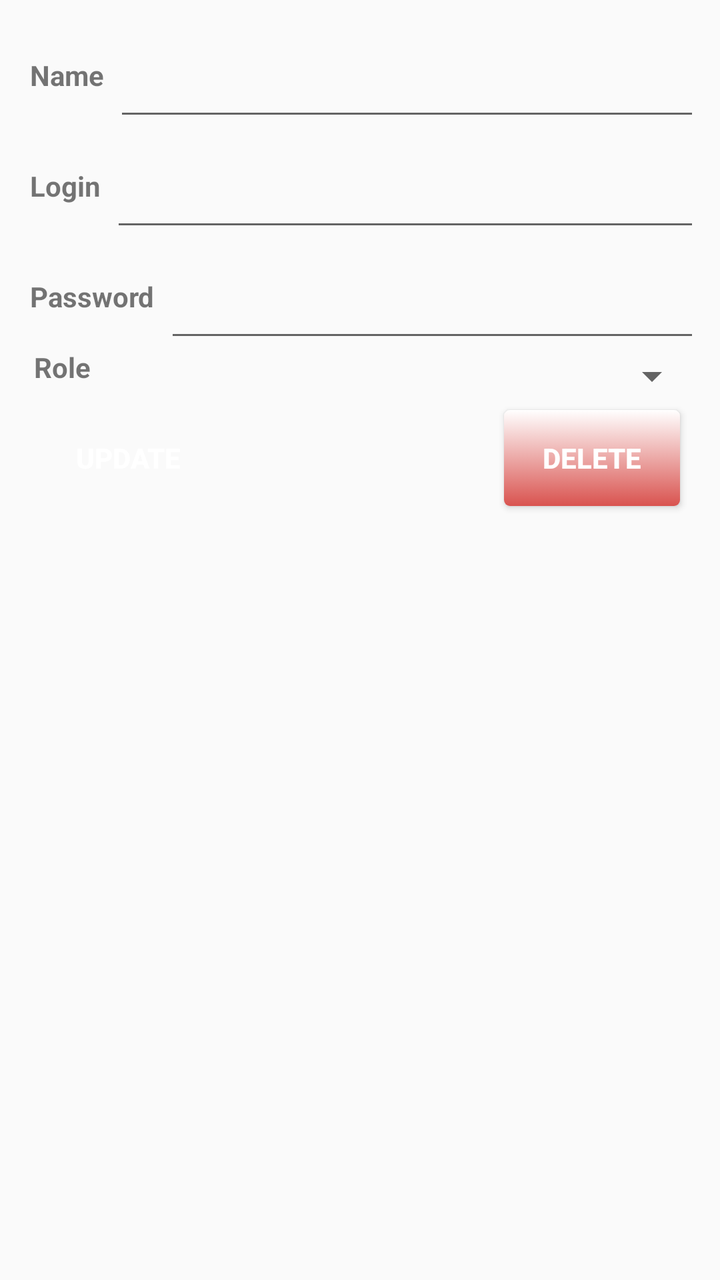
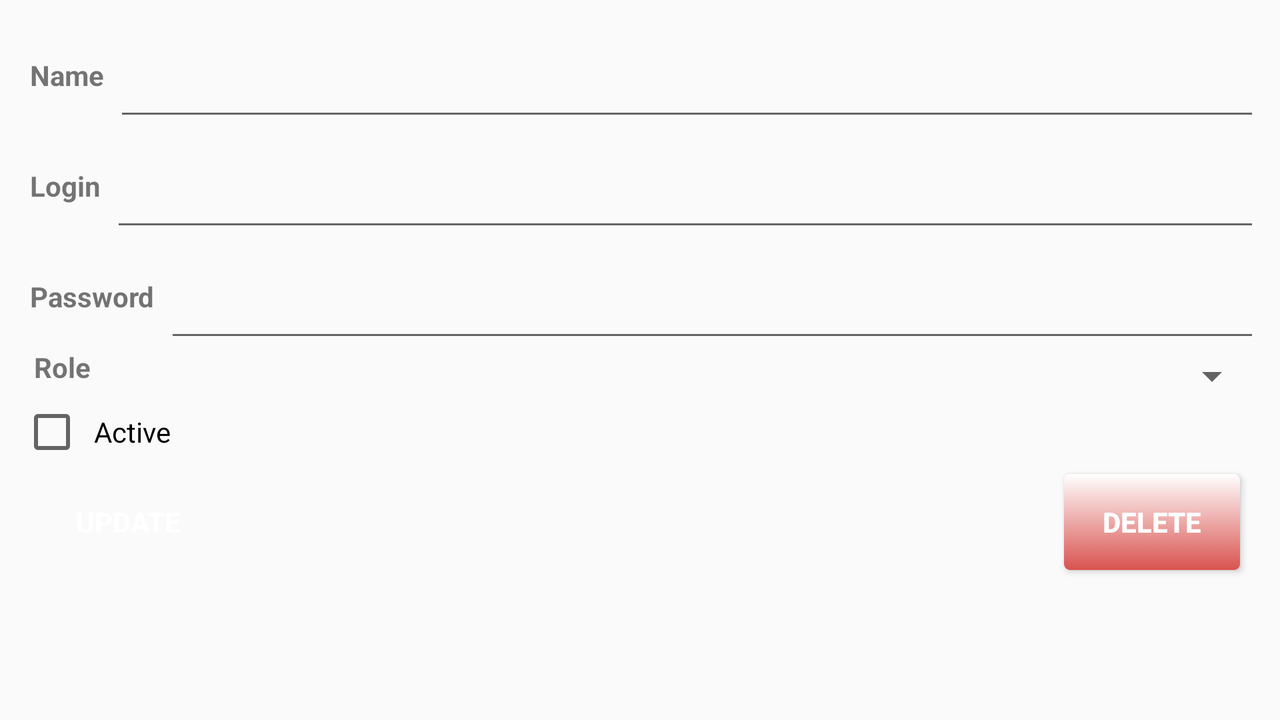

Two renders of one Android screen. The first uses the default layout on a phone; the second uses the alternative layout the repository ships for a different screen configuration, on a matching device. The two XML files are below.
<!-- AndroidManifest.xml: application theme AppTheme.NoActionBar -->
<!-- res/layout/fragment_user.xml -->
<ScrollView xmlns:android="http://schemas.android.com/apk/res/android"
    android:layout_width="fill_parent"
    android:layout_height="fill_parent">

    <RelativeLayout xmlns:android="http://schemas.android.com/apk/res/android"
        xmlns:tools="http://schemas.android.com/tools"
        android:layout_width="match_parent"
        android:layout_height="match_parent"
        android:padding="10dp">

        <EditText
            android:id="@+id/etId"
            android:layout_width="match_parent"
            android:layout_height="wrap_content"
            android:maxLines="2"
            android:minLines="2"
            android:visibility="gone"></EditText>

        <TextView
            android:id="@+id/text_view_nom"
            android:layout_width="wrap_content"
            android:layout_height="wrap_content"
            android:layout_above="@+id/etLogin"
            android:layout_alignParentStart="true"
            android:layout_alignParentTop="true"
            android:gravity="center_vertical"
            android:padding="5dp"
            android:text="@string/lbName"
            android:textStyle="bold" />

        <EditText
            android:id="@+id/etNom"
            android:layout_width="match_parent"
            android:layout_height="wrap_content"
            android:layout_below="@+id/etId"
            android:layout_toRightOf="@+id/text_view_nom"
            android:maxLines="2"
            android:minLines="2"
            android:padding="5dp">

            <requestFocus />
        </EditText>

        <TextView
            android:id="@+id/text_view_login"
            android:layout_width="wrap_content"
            android:layout_height="wrap_content"
            android:layout_above="@+id/etPassword"
            android:layout_below="@+id/text_view_nom"
            android:gravity="center_vertical"
            android:padding="5dp"
            android:text="@string/login"
            android:textStyle="bold" />

        <EditText
            android:id="@+id/etLogin"
            android:layout_width="match_parent"
            android:layout_height="wrap_content"
            android:layout_below="@+id/etNom"
            android:layout_toRightOf="@+id/text_view_login"
            android:maxLines="2"
            android:minLines="2"
            android:padding="5dp"></EditText>

        <TextView
            android:id="@+id/text_view_password"
            android:layout_width="wrap_content"
            android:layout_height="wrap_content"
            android:layout_alignBottom="@+id/etPassword"
            android:layout_below="@+id/text_view_login"
            android:gravity="center_vertical"
            android:padding="5dp"
            android:text="@string/label_password"
            android:textStyle="bold" />

        <EditText
            android:id="@+id/etPassword"
            android:layout_width="match_parent"
            android:layout_height="wrap_content"
            android:layout_below="@+id/etLogin"
            android:layout_toRightOf="@+id/text_view_password"
            android:maxLines="2"
            android:minLines="2"
            android:padding="5dp"></EditText>


        <TextView
            android:id="@+id/text_view_role"
            android:layout_width="wrap_content"
            android:layout_height="wrap_content"
            android:gravity="center_vertical"
            android:padding="7dp"
            android:text="@string/role"
            android:textStyle="bold"
            android:layout_alignBottom="@+id/etRole"
            android:layout_alignParentStart="true"
            android:layout_toStartOf="@+id/etRole" />

        <Spinner
            android:id="@+id/etRole"
            android:layout_width="match_parent"
            android:layout_height="wrap_content"
            android:layout_toEndOf="@+id/text_view_password"
            android:layout_below="@+id/text_view_password"
            android:padding="7dp"
            android:prompt="@string/roles_prompt" />

        <Button
            android:id="@+id/update"
            style="@style/BootstrapButtonInfo"
            android:layout_width="wrap_content"
            android:layout_height="wrap_content"
            android:layout_below="@+id/text_view_role"
            android:text="@string/update"
            android:visibility="visible" />

        <Button
            android:id="@+id/delete"
            style="@style/BootstrapButtonDanger"
            android:layout_width="wrap_content"
            android:layout_height="wrap_content"
            android:layout_alignParentEnd="true"
            android:layout_below="@+id/text_view_role"
            android:text="@string/delete"
            android:visibility="visible" />

    </RelativeLayout>
</ScrollView>
<!-- resources referenced by this layout -->
<resources>
  <string name="delete">Delete</string>
  <string name="label_password">Password</string>
  <string name="lbName">Name</string>
  <string name="login">Login</string>
  <string name="role">Role</string>
  <string name="roles_prompt">Choose a role</string>
  <string name="update">Update</string>
  <style name="BootstrapButtonDanger">
          <item name="android:background">@drawable/button_danger_background_states</item>
          <item name="android:layout_marginLeft">10dp</item>
          <item name="android:layout_marginRight">10dp</item>
          <item name="android:layout_marginTop">5dp</item>
          <item name="android:layout_marginBottom">5dp</item>
          <item name="android:textStyle">bold</item>
          <item name="android:textColor">#FFFFFF</item>
      </style>
  <style name="BootstrapButtonInfo">
          <item name="android:background">@drawable/button_info_background_states</item>
          <item name="android:layout_marginLeft">10dp</item>
          <item name="android:layout_marginRight">10dp</item>
          <item name="android:layout_marginTop">5dp</item>
          <item name="android:layout_marginBottom">5dp</item>
          <item name="android:textStyle">bold</item>
          <item name="android:textColor">#FFFFFF</item>
      </style>
  <style name="AppTheme.NoActionBar">
          <item name="windowActionBar">false</item>
          <item name="windowNoTitle">true</item>
      </style>
  <!-- drawable button_danger_background_states (drawable) -->
  <?xml version="1.0" encoding="utf-8"?>
  <selector xmlns:android="http://schemas.android.com/apk/res/android">
  
      <item android:drawable="@drawable/button_danger_background_enabled" android:state_pressed="true" />
      <item android:drawable="@drawable/button_danger_background_enabled" android:state_enabled="false"/>
      <item android:drawable="@drawable/button_danger_background_enabled" />
  
  </selector>
  <!-- drawable button_info_background_states (drawable) -->
  <?xml version="1.0" encoding="utf-8"?>
  <selector xmlns:android="http://schemas.android.com/apk/res/android">
  
      <item android:drawable="@drawable/button_info_background_pressed" android:state_pressed="true" />
      <item android:drawable="@drawable/button_info_background_disabled" android:state_enabled="false"/>
      <item android:drawable="@drawable/button_info_background_enabled" />
  
  </selector>
  <!-- drawable button_danger_background_enabled (drawable) -->
  <?xml version="1.0" encoding="utf-8"?>
  <shape xmlns:android="http://schemas.android.com/apk/res/android" >
  
      <gradient
          android:angle="270"
          android:endColor="@color/colorDanger"
          android:startColor="@color/colorWhite" />
  
      <corners android:radius="3dp" />
  
  </shape>
  <color name="colorDanger">#d9534f</color>
  <color name="colorWhite">#FFFFFF</color>
</resources>
<!-- res/layout-land/fragment_user.xml (the repository's variant of the layout above) -->
<!-- drawn on the phone turned sideways -->
<ScrollView xmlns:android="http://schemas.android.com/apk/res/android"
    android:layout_width="fill_parent"
    android:layout_height="fill_parent">

    <RelativeLayout xmlns:android="http://schemas.android.com/apk/res/android"
        xmlns:tools="http://schemas.android.com/tools"
        android:layout_width="match_parent"
        android:layout_height="match_parent"
        android:padding="10dp">

        <EditText
            android:id="@+id/etId"
            android:layout_width="match_parent"
            android:layout_height="wrap_content"
            android:maxLines="2"
            android:minLines="2"
            android:visibility="gone"></EditText>

        <TextView
            android:id="@+id/text_view_nom"
            android:layout_width="wrap_content"
            android:layout_height="wrap_content"
            android:layout_above="@+id/etLogin"
            android:layout_alignParentStart="true"
            android:layout_alignParentTop="true"
            android:gravity="center_vertical"
            android:padding="5dp"
            android:text="@string/lbName"
            android:textStyle="bold" />

        <EditText
            android:id="@+id/etNom"
            android:layout_width="match_parent"
            android:layout_height="wrap_content"
            android:layout_below="@+id/etId"
            android:layout_toRightOf="@+id/text_view_nom"
            android:maxLines="2"
            android:minLines="2"
            android:padding="5dp">

            <requestFocus />
        </EditText>

        <TextView
            android:id="@+id/text_view_login"
            android:layout_width="wrap_content"
            android:layout_height="wrap_content"
            android:layout_above="@+id/etPassword"
            android:layout_below="@+id/text_view_nom"
            android:gravity="center_vertical"
            android:padding="5dp"
            android:text="@string/login"
            android:textStyle="bold" />

        <EditText
            android:id="@+id/etLogin"
            android:layout_width="match_parent"
            android:layout_height="wrap_content"
            android:layout_below="@+id/etNom"
            android:layout_toRightOf="@+id/text_view_login"
            android:maxLines="2"
            android:minLines="2"
            android:padding="5dp"></EditText>

        <TextView
            android:id="@+id/text_view_password"
            android:layout_width="wrap_content"
            android:layout_height="wrap_content"
            android:layout_alignBottom="@+id/etPassword"
            android:layout_below="@+id/text_view_login"
            android:gravity="center_vertical"
            android:padding="5dp"
            android:text="@string/label_password"
            android:textStyle="bold" />

        <EditText
            android:id="@+id/etPassword"
            android:layout_width="match_parent"
            android:layout_height="wrap_content"
            android:layout_below="@+id/etLogin"
            android:layout_toRightOf="@+id/text_view_password"
            android:maxLines="2"
            android:minLines="2"
            android:padding="5dp"></EditText>


        <TextView
            android:id="@+id/text_view_role"
            android:layout_width="wrap_content"
            android:layout_height="wrap_content"
            android:gravity="center_vertical"
            android:padding="7dp"
            android:text="@string/role"
            android:textStyle="bold"
            android:layout_alignBottom="@+id/etRole"
            android:layout_alignParentStart="true"
            android:layout_toStartOf="@+id/etRole" />

        <Spinner
            android:id="@+id/etRole"
            android:layout_width="match_parent"
            android:layout_height="wrap_content"
            android:layout_toEndOf="@+id/text_view_password"
            android:layout_below="@+id/text_view_password"
            android:padding="7dp"
            android:prompt="@string/roles_prompt" />

        <CheckBox
            android:id="@+id/ckActive"
            android:layout_width="match_parent"
            android:layout_height="wrap_content"
            android:paddingBottom="5dp"
            android:paddingLeft="5dp"
            android:paddingRight="5dp"
            android:paddingTop="5dp"
            android:layout_below="@+id/etRole"
            android:text="@string/is_active"
            android:textColor="@color/text_shadow" />

        <Button
            android:id="@+id/update"
            style="@style/BootstrapButtonInfo"
            android:layout_width="wrap_content"
            android:layout_height="wrap_content"
            android:layout_below="@+id/ckActive"
            android:text="@string/update"
            android:visibility="visible" />

        <Button
            android:id="@+id/delete"
            style="@style/BootstrapButtonDanger"
            android:layout_width="wrap_content"
            android:layout_height="wrap_content"
            android:layout_alignParentEnd="true"
            android:layout_below="@+id/ckActive"
            android:text="@string/delete"
            android:visibility="visible" />

    </RelativeLayout>
</ScrollView>
<!-- resources referenced by the variant -->
<!-- as the phone turned sideways resolves them -->
<resources>
  <color name="text_shadow">#000000</color>
  <string name="delete">Delete</string>
  <string name="is_active">Active</string>
  <string name="label_password">Password</string>
  <string name="lbName">Name</string>
  <string name="login">Login</string>
  <string name="role">Role</string>
  <string name="roles_prompt">Choose a role</string>
  <string name="update">Update</string>
  <style name="BootstrapButtonDanger">
          <item name="android:background">@drawable/button_danger_background_states</item>
          <item name="android:layout_marginLeft">10dp</item>
          <item name="android:layout_marginRight">10dp</item>
          <item name="android:layout_marginTop">5dp</item>
          <item name="android:layout_marginBottom">5dp</item>
          <item name="android:textStyle">bold</item>
          <item name="android:textColor">#FFFFFF</item>
      </style>
  <style name="BootstrapButtonInfo">
          <item name="android:background">@drawable/button_info_background_states</item>
          <item name="android:layout_marginLeft">10dp</item>
          <item name="android:layout_marginRight">10dp</item>
          <item name="android:layout_marginTop">5dp</item>
          <item name="android:layout_marginBottom">5dp</item>
          <item name="android:textStyle">bold</item>
          <item name="android:textColor">#FFFFFF</item>
      </style>
  <style name="AppTheme.NoActionBar">
          <item name="windowActionBar">false</item>
          <item name="windowNoTitle">true</item>
      </style>
  <!-- drawable button_danger_background_states (drawable) -->
  <?xml version="1.0" encoding="utf-8"?>
  <selector xmlns:android="http://schemas.android.com/apk/res/android">
  
      <item android:drawable="@drawable/button_danger_background_enabled" android:state_pressed="true" />
      <item android:drawable="@drawable/button_danger_background_enabled" android:state_enabled="false"/>
      <item android:drawable="@drawable/button_danger_background_enabled" />
  
  </selector>
  <!-- drawable button_info_background_states (drawable) -->
  <?xml version="1.0" encoding="utf-8"?>
  <selector xmlns:android="http://schemas.android.com/apk/res/android">
  
      <item android:drawable="@drawable/button_info_background_pressed" android:state_pressed="true" />
      <item android:drawable="@drawable/button_info_background_disabled" android:state_enabled="false"/>
      <item android:drawable="@drawable/button_info_background_enabled" />
  
  </selector>
  <!-- drawable button_danger_background_enabled (drawable) -->
  <?xml version="1.0" encoding="utf-8"?>
  <shape xmlns:android="http://schemas.android.com/apk/res/android" >
  
      <gradient
          android:angle="270"
          android:endColor="@color/colorDanger"
          android:startColor="@color/colorWhite" />
  
      <corners android:radius="3dp" />
  
  </shape>
  <color name="colorDanger">#d9534f</color>
  <color name="colorWhite">#FFFFFF</color>
</resources>
